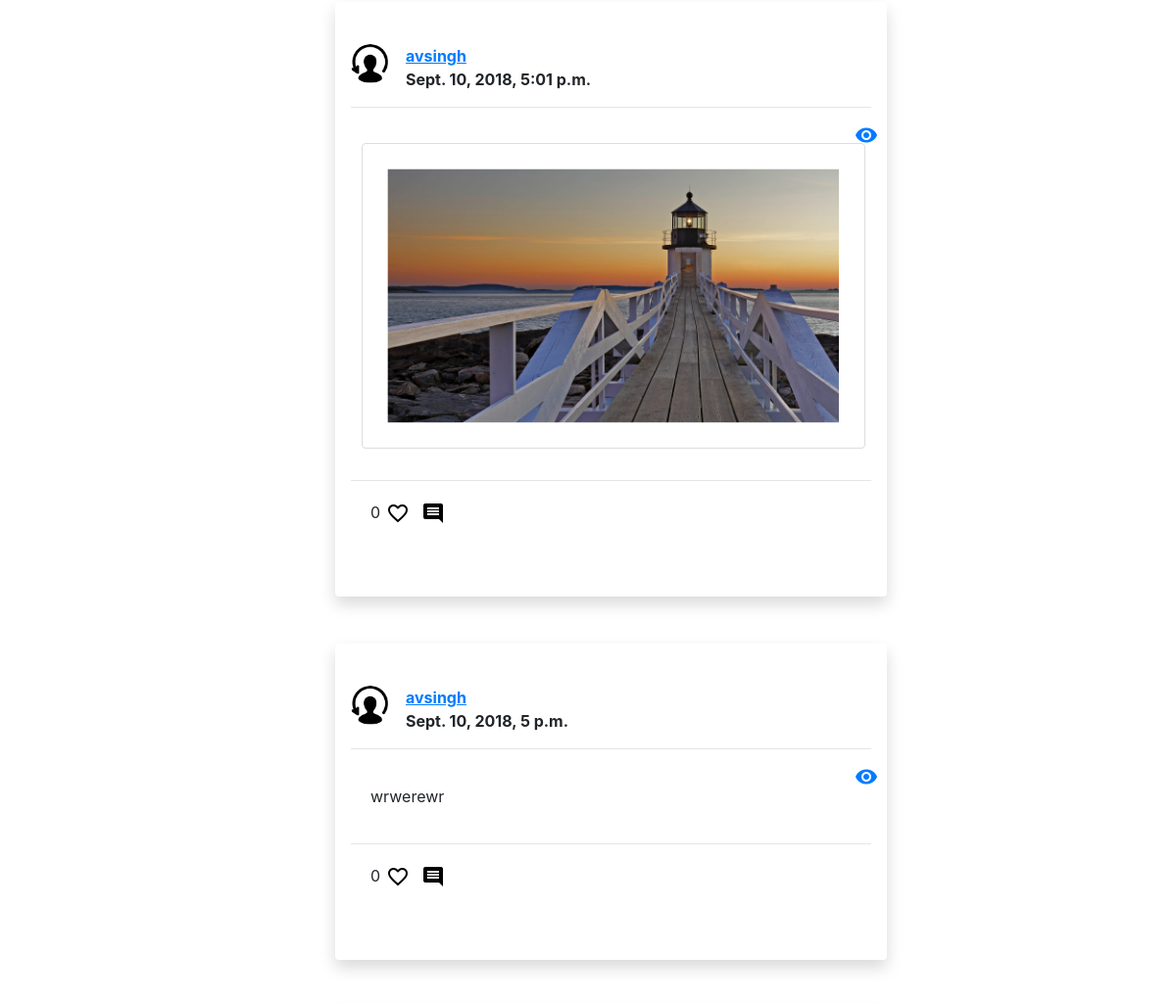
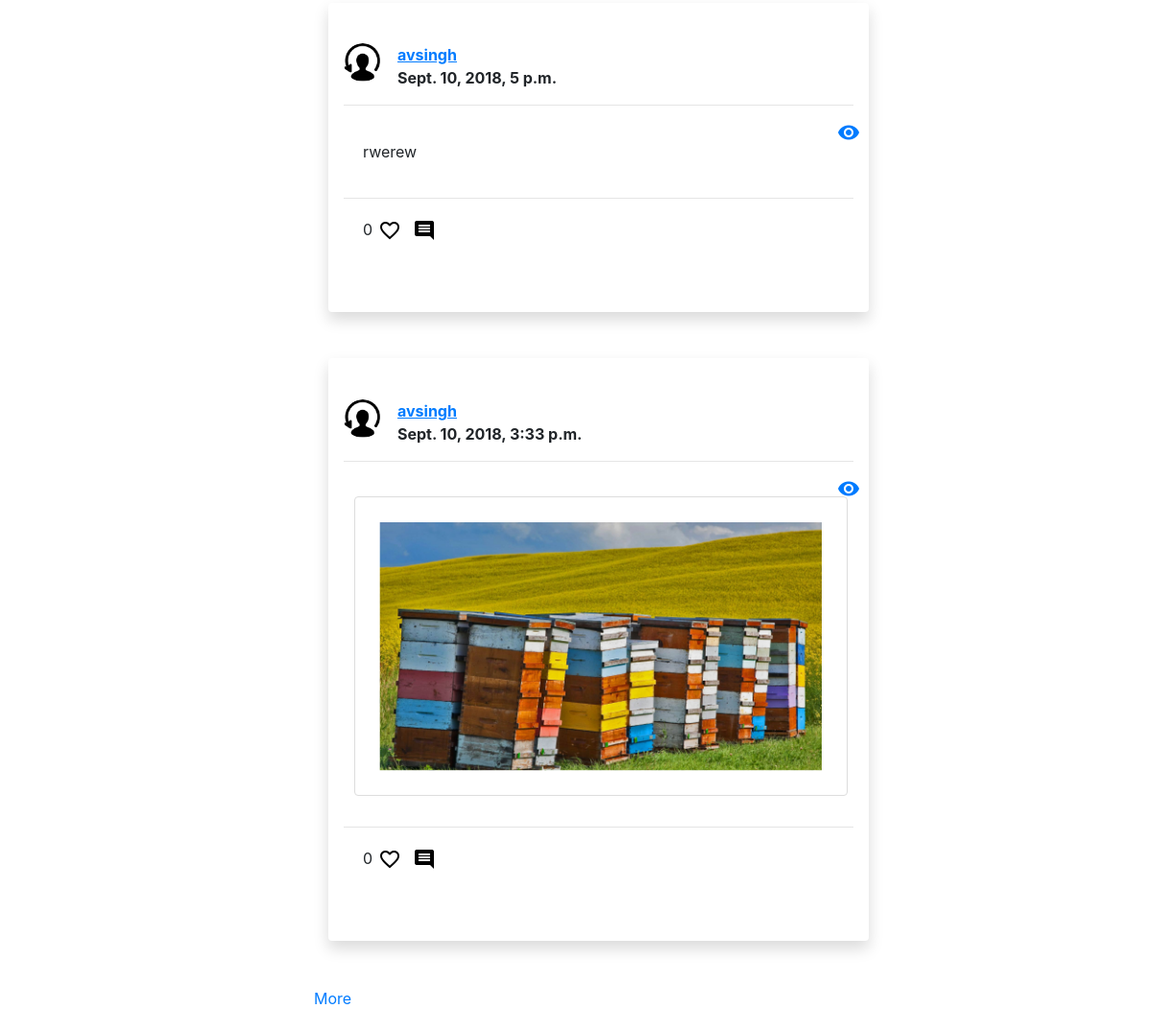
The page /Myprofile/?page=3 (signed in, lower part) on the database as committed earlier (2 pictures, top to bottom).
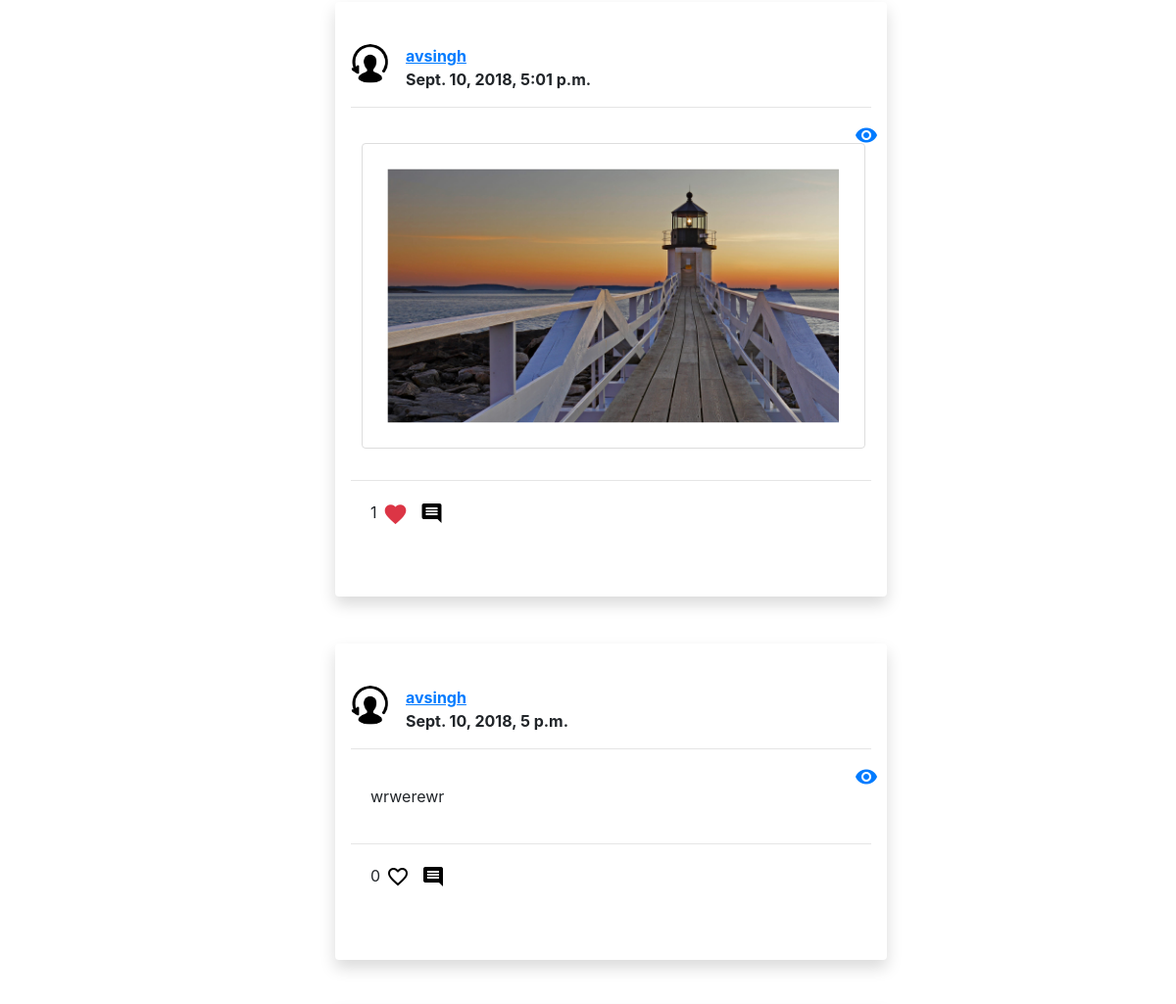
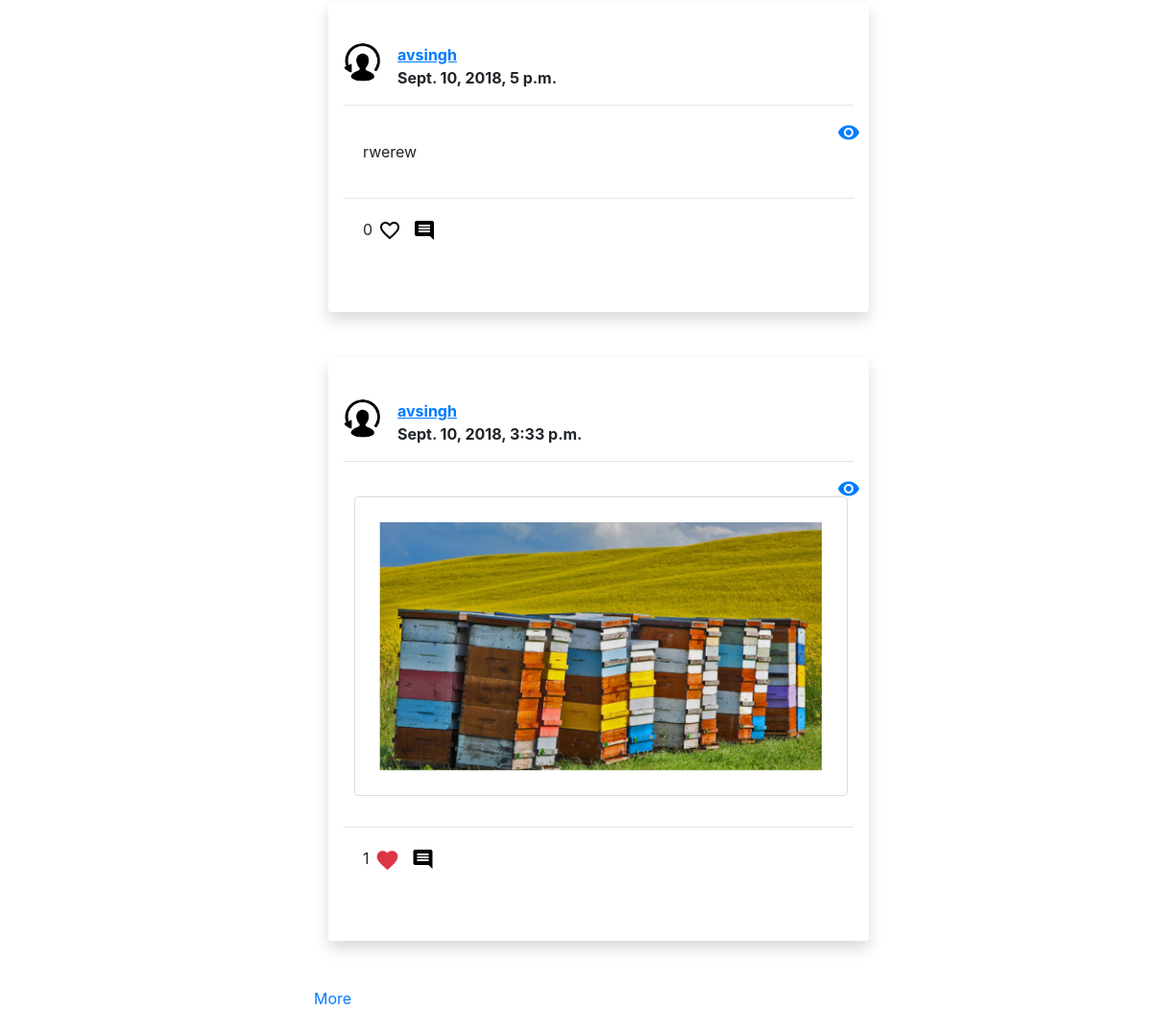
The same page on the database as committed later (2 pictures, top to bottom).
### Myprofile/models.py (models this page shows)
class Post(models.Model):
    user = models.ForeignKey(User, on_delete=models.CASCADE)
    image = models.FileField(upload_to='upload_location',
            null=True,
            blank=True,)
    height_field = models.IntegerField(default=0, null=True)
    width_field = models.IntegerField(default=0, null = True)
    post =  models.TextField(null=True,blank=True)
    likee = models.IntegerField(default=0)
    date = models.DateTimeField(default=datetime.now,blank=True)

### Myprofile/views.py (the view)
def HomeView (request):
    template_name = 'home/home.html'
    userinfo = UserProfile.objects.all().filter(user=request.user)
    print(userinfo[0])
    if request.user.is_authenticated:
        if request.method == 'POST':
            form = HomeForm(request.POST, request.FILES)
            postcommenting = PostsData(request.POST)
            if form.is_valid():
                post =  form.save(commit=False)
                if form.cleaned_data["image"] is None and form.cleaned_data["post"]=='':
                    return HttpResponseRedirect(request.META.get('HTTP_REFERER'))
                post.user = request.user
                post.save()
                print(post.image)
                form = HomeForm()
                return redirect('/Myprofile')
            args = {'form': form, 'postcommenting':postcommenting}
            return render(request, template_name, args)
        else:
            form = HomeForm()
            postcommenting = PostsData()
            posts = Post.objects.all()
            comments = Comments.objects.all()
            likepost = Like.objects.all().filter(user=request.user)
            like = []
            for i in likepost:
                if i.post in posts:
                    like.append(get_object_or_404(Post,pk=i.post.id))
                    print("hh bhai")
                else:
                    print("nhi hh bro")
            print(like)
            posts=posts[::-1]
            page = request.GET.get('page', 1)
            paginator = Paginator(posts, 6)
            try:
                posts = paginator.page(page)
            except PageNotAnInteger:
                posts = paginator.page(1)
            except EmptyPage:
                posts = paginator.page(paginator.num_pages)
            print(userinfo)
            args =  {'form':form,'postcommenting':postcommenting,'posts':posts, 'comments':comments, 'userinfo':userinfo[0],'like':like}
            return render(request, template_name,args)
    else:
        return redirect('/')

### Myprofile/templates/home/home.html (shortened to what the changed rows need)
{% extends 'base.html' %}
{% block content %}
    <div class="row" style="margin:2%;">
        <div class="col col-sm-9" style="margin-top:2%;">
            <div class="infinite-container">
                {% for post in posts %}
                    <div class="infinite-item container post_detail "  >
                        <div class="shadow p-3 mb-5 bg-white rounded" style="width:70%;">
                            <div class="media  user_info" style="margin-top:5%;">
                                    <img class="mr-3" style="width:40px; border-radius: 50%;" >
                                    <b><a href="{{posts.user.username}}"><u>{{post.user.username}}</u></a><br/>{{post.date}}</b>
                            </div>
                            <hr/>
                            <div class="row ">
                                <div class="col-sm-11">
                                        <p style="margin:20px; padding:0px;">
                                                {% if post.image %}
                                                    <div class="media row" >
                                                        <img class="mr-3" style="width:100%;
                                                        border: 1px solid #ddd;
                                                        border-radius: 4px;
                                                        padding: 5px;
                                                        opacity:1;
                                                        padding:5%; margin-left:5%;display:inline;" src="{{ MEDIA_URL }}{{post.image}}" >
                                                    </div>
                                                    {% endif %}
                                         </p>
                                </div>
                                <div class="col-sm-1">
                                        <p>
                                                <a href="{% url 'viewpost' post.id%}" ><i class="material-icons ">visibility</i></a>
                                        </p>
                                </div>
                            </div>
                            <hr/>
                            <div class="row" style="margin:20px; padding:0px;">
                                    <p style="font-size:16px;">{{post.likee}}</p>
                                            <form id="likes" action="{% url 'likepost' post.id %}" method="POST">
                                                    {% if not post in like %}
                                                    <button type="submit" name="post_id" value="{{posts.likee}}" style="background:#fff; border:#fff;">
                                                        <i class="material-icons ">favorite_border</i>
                                                    </button>
                                                    {% else %}
                                                    <button type="submit" name="post_id" value="{{posts.likee}}" style="background:#fff; border:#fff;">
                                                        <i class="material-icons text-danger" style="font-size:26px;">favorite</i>
                                                    </button>
                                                    {%endif%}
                                            </form>
                                    <div style="margin-bottom:30px; margin-left:px;">
                                        <button type="submit" data-toggle="collapse" data-target="#demo" name="post_id" value="{{posts.likee}}" style="cursor:pointer;background:#fff; border:#fff;">
                                            <i class="material-icons " >
                                            </i>
                                        </button>
                                    </div>
                            </div>
                        </div>
                    </div>
                {% endfor %}
            </div>
        </div>
    </div>
{% endblock %}

Rows that differ between the two databases and show on the page:
changed Post "Sept. 10, 2018, 5:01 p.m.": likee "0" → "1"
changed Post "Sept. 10, 2018, 3:33 p.m.": likee "0" → "1"
